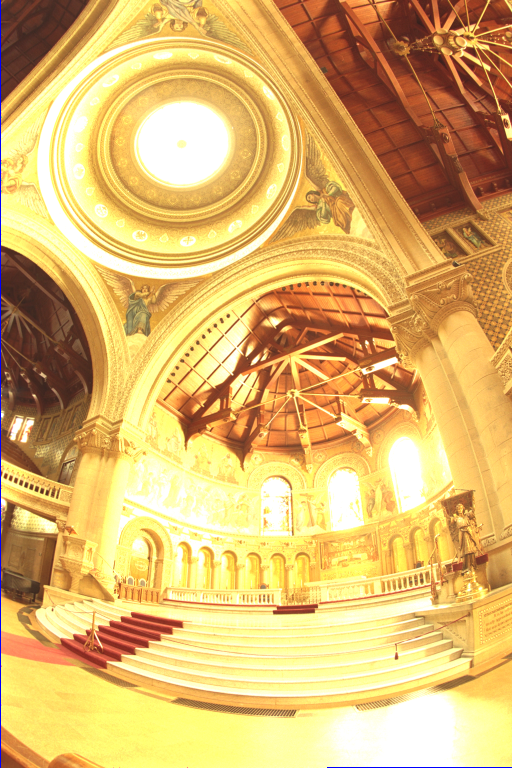
%> input picture submit/data/image_series/Memorial_SourceImages/memorial0061.png, 512 x 768 px; its folder holds only this picture in this run
$ octave run.m   (GNU Octave 9; MATLAB toolbox functions it lacks are replaced by stand-ins)
%> lines starting %> are read from the running program, lines starting %| are printed output that depends on the picture
### submit/src/hdr.m
function [hdr, g] = hdr(file_path, exp_time, lambda)
%> called with lambda = 50
    rgb = {};
    files_1 = dir([file_path '/*.JPG']);
    files_2 = dir([file_path '/*.png']);
    use_jpg = 1;
    if size(files_1, 1) > 0
       files = files_1;
    else
       files = files_2;
       use_jpg = 0;
    end


    file_names = {};
    for i = 1:size(files,1)
        file_names(i) = {[file_path '/' files(i).name]};
        rgb(i) = {double(imread([file_path '/' files(i).name]))};
        % [4 lines of commented-out code are left out]
    end

    [row,col,color_n] =  size(rgb{1});
%> row = 768; col = 512; color_n = 3
    % if use_jpg == 0
    %     exp_time = [1/0.03125, 1/0.0625, 1/0.125, 1/0.25, 1/0.5, 1/1, 1/2, 1/4, 1/8, 1/16, 1/32, 1/64, 1/128, 1/256, 1/512, 1/1024 ];
    % end
    log_time = [];
    for i = 1:size(files,1)
        log_time(i) = log(exp_time(i));
    end
    picture = size(files,1);
    [g, lE]  = calculate_g(row, col, picture, lambda, rgb, log_time);
    hdr = zeros(row,col,color_n);

    for color = 1:color_n
            for i = 1:row
                for j = 1:col
                    g_sum = double(0);
                    w_sum = double(0);
                    for p = 1:picture
                        g_sum = g_sum+ weight(rgb{p}(i,j,color))*(g(color,rgb{p}(i,j,color)+1)-log_time(p));
                        w_sum = w_sum + weight(rgb{p}(i,j,color));
                    end
                    if w_sum == 0
                        hdr(i,j,color) = 0;
                    else
                        hdr(i,j,color) = exp(g_sum/w_sum);
                    end
                end
            end
    end

end

function [g, lE]  = calculate_g(row, col, picture, lambda, rgb, log_time)
%> called with row = 768, col = 512, picture = 1, lambda = 50, log_time = 3.47

    color_n=3;
    pixels = row*col;
%> pixels = 393216
    z_bool = zeros(1,row*col);
    z_vector = [];
    i = 1;
    sample_n = 100;
    n = 256;
    g = zeros(3,n);
    n_sq = ceil(sqrt(sample_n));
    k=1;
    for i = 1:n_sq
        for j = 1:n_sq
            z_vector(k) = i*floor(row/n_sq)*col + j*floor(col/n_sq);
            k = k+1;
            if k > 100
                break
            end
        end
        if k > 100
            break
        end
    end
%> after the loop, k = 101; z_vector = 100 values from 38963 to 389630
    for color = 1:color_n
        z = zeros(sample_n,picture);
        for i = 1:sample_n
            for p = 1:picture
                r = ceil(z_vector(i)/col);
                c = z_vector(i) - (r-1)*col;
                z(i,p) = rgb{p}(r,c,color);
            end
        end
        n = 256;
        A = zeros(size(z,1)*size(z,2)+n-1, n+size(z,1));
        b = zeros(size(A,1),1);
        k = 1;
        for i=1:size(z,1)
            for j=1:size(z,2)
                wij = weight(z(i,j)+1);
                A(k,z(i,j)+1) = wij;
                A(k,n+i) = -wij;
                b(k,1) = wij*log_time(j);
                k=k+1;
            end
        end
        A(k,129) = 1;
        k=k+1;
        for i=1:n-2
            A(k,i)=lambda*weight(i+1);
            A(k,i+1)=-2*lambda*weight(i+1);
            A(k,i+2)=lambda*weight(i+1);
            k=k+1;
        end
        x = A\b;
        g(color,1:n) = x(1:n);
        lE = x(n+1:size(x,1));
    end
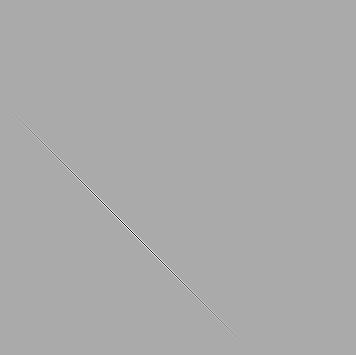
%> A: size 355x356 double; min -12700, max 6350, mean 0; drawn with min black and max white
%> after the loop, b = 355 values, max 440.1 at index 11, min -3.47 at index 13, mean 76.21; g = 256 columns, first 8: [-0.867 -0.86 -0.853 -0.847 -0.84 -0.833 -0.826 -0.819; -0.681 -0.676 -0.67 -0.665 -0.66 -0.654 -0.649 -0.644; 0.577 0.573 0.568 0.564 0.559 0.555 0.55 0.546]; z = 100 values, max 255 at index 13, min 33 at index 7, mean 112.8
    z = 0:1:255;
    y1 = g(1,z+1);
%> y1 = 256 values from -0.867 to 3.4
    y2 = g(2,z+1);
%> y2 = 256 values from -0.681 to 3.34
    y3 = g(3,z+1);
%> y3 = 256 values, max 2.89 at index 256, min -0.568 at index 255, mean 0.0158
    plot(y1,z,y2,z,y3,z);
end

% [10 lines left out: function weight, not called in this run]


### submit/src/run.m
exp_time = [1/0.03125, 1/0.0625, 1/0.125, 1/0.25, 1/0.5, 1/1, 1/2, 1/4, 1/8, 1/16, 1/32, 1/64, 1/128, 1/256, 1/512, 1/1024 ];
[hdrImg, g] = hdr('../data/image_series/Memorial_SourceImages/', exp_time, 50);
%> in hdr, `[g, lE]  = calculate_g(row, col, picture, lambda, rgb, log_time);`: lE = 100 values, max -0.578 at index 98, min -4.03 at index 97, mean -3.22
%> in hdr, `hdr = zeros(row,col,color_n);`: hdr: size 768x512x3 double; every value is 0
%> (the run ends here)
